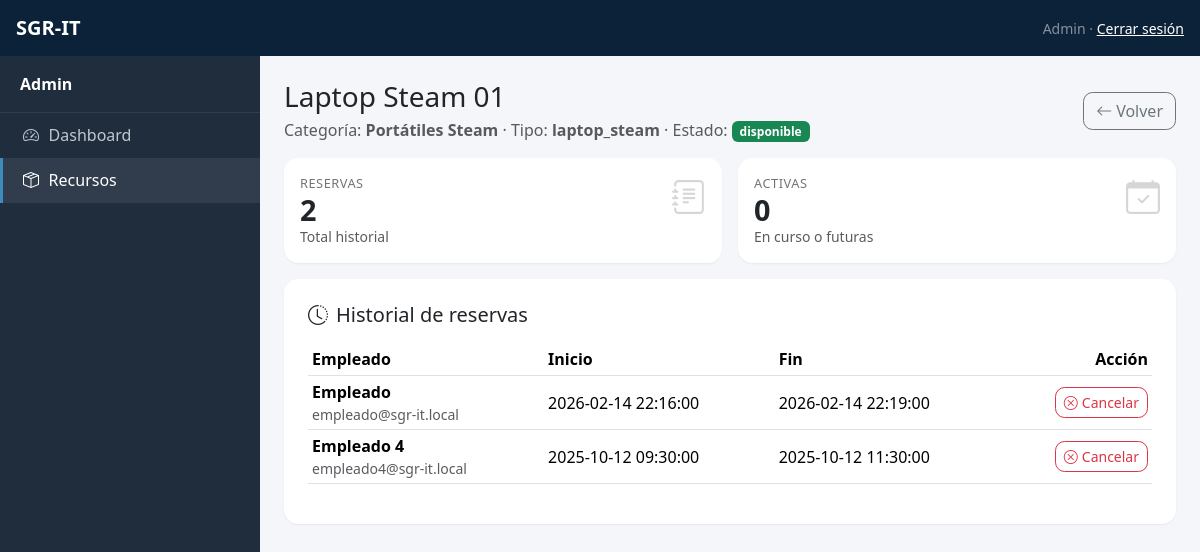
The page /admin/recurso_detalle.php?id=4 (signed in) on the database its author committed.
### tables this page shows
CREATE TABLE `recursos` (
  `id` int(11) NOT NULL,
  `nombre` varchar(150) NOT NULL,
  `tipo` varchar(100) DEFAULT NULL,
  `estado` enum('disponible','en_reparacion') NOT NULL DEFAULT 'disponible',
  `categoria_id` int(11) DEFAULT NULL
);

CREATE TABLE `categorias` (
  `id` int(11) NOT NULL,
  `nombre` varchar(100) NOT NULL
);

CREATE TABLE `reservas` (
  `id` int(11) NOT NULL,
  `usuario_id` int(11) NOT NULL,
  `recurso_id` int(11) NOT NULL,
  `fecha_inicio` datetime NOT NULL,
  `fecha_fin` datetime NOT NULL,
  `creado_en` timestamp NOT NULL DEFAULT current_timestamp()
);

CREATE TABLE `usuarios` (
  `id` int(11) NOT NULL,
  `nombre` varchar(100) NOT NULL,
  `email` varchar(150) NOT NULL,
  `password_hash` varchar(255) NOT NULL,
  `rol` enum('admin','empleado') NOT NULL DEFAULT 'empleado',
  `creado_en` timestamp NOT NULL DEFAULT current_timestamp()
);

### admin/recurso_detalle.php (the view, shortened to what this page needs)
<?php
require __DIR__ . "/../config/db.php";
$recurso_id = (int)($_GET["id"] ?? 0);
$cat = (int)($_GET["cat"] ?? 0);
$stmt = $conn->prepare("
  SELECT r.id, r.nombre, r.tipo, r.estado, c.nombre AS categoria
  FROM recursos r
  LEFT JOIN categorias c ON c.id = r.categoria_id
  WHERE r.id = ?
  LIMIT 1
");
$stmt->bind_param("i", $recurso_id);
$stmt->execute();
$recurso = $stmt->get_result()->fetch_assoc();
$stmt = $conn->prepare("
  SELECT r.id, r.fecha_inicio, r.fecha_fin,
         u.nombre AS usuario_nombre, u.email AS usuario_email
  FROM reservas r
  JOIN usuarios u ON u.id = r.usuario_id
  WHERE r.recurso_id = ?
  ORDER BY r.fecha_inicio DESC
");
$stmt->bind_param("i", $recurso_id);
$stmt->execute();
$historial = $stmt->get_result();
$stmt = $conn->prepare("SELECT COUNT(*) AS c FROM reservas WHERE recurso_id = ?");
$stmt->bind_param("i", $recurso_id);
$stmt->execute();
$total_res = (int)$stmt->get_result()->fetch_assoc()["c"];
$stmt = $conn->prepare("SELECT COUNT(*) AS c FROM reservas WHERE recurso_id = ? AND fecha_fin >= NOW()");
$stmt->bind_param("i", $recurso_id);
$stmt->execute();
$activas_res = (int)$stmt->get_result()->fetch_assoc()["c"];
$volver = "/sgr-it/admin/recursos.php" . ($cat>0 ? "?cat=".$cat : "");
?>
<!doctype html>
<html lang="es">
<head>
<link href="https://cdn.jsdelivr.net/npm/bootstrap@5.3.3/dist/css/bootstrap.min.css" rel="stylesheet">
<link href="https://cdn.jsdelivr.net/npm/bootstrap-icons@1.11.3/font/bootstrap-icons.min.css" rel="stylesheet">
<link href="/sgr-it/assets/css/sgr.css" rel="stylesheet">
</head>
<body>
<nav class="navbar sgr-topbar">
  <div class="container-fluid px-3">
    <span class="navbar-brand text-white fw-bold">SGR-IT</span>
    <div class="text-white-50 small">
      <?php echo htmlspecialchars($_SESSION["nombre"]); ?> ·
      <a class="text-white" href="/sgr-it/logout.php">Cerrar sesión</a>
    </div>
  </div>
</nav>
<div class="sgr-layout">
  <aside class="sgr-sidebar">
    <div class="sgr-brand">Admin</div>
    <nav class="sgr-nav">
      <a href="/sgr-it/admin/dashboard.php"><i class="bi bi-speedometer2"></i>Dashboard</a>
      <a class="active" href="/sgr-it/admin/recursos.php"><i class="bi bi-box-seam"></i>Recursos</a>
    </nav>
  </aside>
  <main class="sgr-content">
    <div class="container-fluid p-3 p-lg-4">
      <div class="d-flex align-items-center justify-content-between mb-3">
        <div>
          <h3 class="mb-1"><?php echo htmlspecialchars($recurso["nombre"]); ?></h3>
          <div class="text-muted">
            Categoría: <span class="fw-semibold"><?php echo htmlspecialchars($recurso["categoria"] ?? ""); ?></span> ·
            Tipo: <span class="fw-semibold"><?php echo htmlspecialchars($recurso["tipo"] ?? ""); ?></span> ·
            Estado:
            <?php if (($recurso["estado"] ?? "") === "disponible"): ?>
              <span class="badge text-bg-success">disponible</span>
            <?php else: ?>
              <span class="badge text-bg-secondary">en_reparación</span>
            <?php endif; ?>
          </div>
        </div>
        <a class="btn btn-outline-secondary" href="<?php echo $volver; ?>">
          <i class="bi bi-arrow-left me-1"></i>Volver
        </a>
      </div>
      <div class="row g-3 mb-3">
        <div class="col-12 col-md-6">
          <div class="card p-3 sgr-stat">
            <div class="sgr-stat-label">Reservas</div>
            <div class="sgr-stat-value"><?php echo $total_res; ?></div>
            <div class="text-muted small">Total historial</div>
            <div class="sgr-stat-icon"><i class="bi bi-journal-text"></i></div>
          </div>
        </div>
        <div class="col-12 col-md-6">
          <div class="card p-3 sgr-stat">
            <div class="sgr-stat-label">Activas</div>
            <div class="sgr-stat-value"><?php echo $activas_res; ?></div>
            <div class="text-muted small">En curso o futuras</div>
            <div class="sgr-stat-icon"><i class="bi bi-calendar-check"></i></div>
          </div>
        </div>
      </div>
      <div class="card p-3 p-lg-4">
        <h5 class="mb-3"><i class="bi bi-clock-history me-2"></i>Historial de reservas</h5>
        <?php if ($historial->num_rows === 0): ?>
          <div class="text-muted">Este recurso no tiene reservas todavía.</div>
        <?php else: ?>
          <div class="table-responsive">
            <table class="table table-sm align-middle">
              <thead>
                <tr>
                  <th>Empleado</th>
                  <th>Inicio</th>
                  <th>Fin</th>
                  <th class="text-end">Acción</th>
                </tr>
              </thead>
              <tbody>
                <?php while ($h = $historial->fetch_assoc()): ?>
                  <tr>
                    <td>
                      <div class="fw-semibold"><?php echo htmlspecialchars($h["usuario_nombre"]); ?></div>
                      <div class="text-muted small"><?php echo htmlspecialchars($h["usuario_email"]); ?></div>
                    </td>
                    <td><?php echo htmlspecialchars($h["fecha_inicio"]); ?></td>
                    <td><?php echo htmlspecialchars($h["fecha_fin"]); ?></td>
                    <td class="text-end">
                      <form method="post" class="d-inline">
                        <button class="btn btn-outline-danger btn-sm"
                                type="submit"
                                onclick="return confirm('¿Cancelar esta reserva?');">
                          <i class="bi bi-x-circle me-1"></i>Cancelar
                        </button>
                      </form>
                    </td>
                  </tr>
                <?php endwhile; ?>
              </tbody>
            </table>
          </div>
        <?php endif; ?>
      </div>
    </div>
  </main>
</div>
</body>
</html>

### assets/css/sgr.css (style rules this page uses)
:root { --sidebar-w: 260px; }
body { background:#f4f6f9; }
.sgr-topbar { background:#0b2239; color:#fff; }
.sgr-layout { display:flex; min-height: 100vh; }
.sgr-sidebar { width: var(--sidebar-w); background:#1f2d3d; color:#c2c7d0; flex: 0 0 var(--sidebar-w); }
.sgr-brand { padding: 1rem 1.25rem; border-bottom: 1px solid rgba(255,255,255,.08); color:#fff; font-weight:700; }
.sgr-nav a { color:#c2c7d0; text-decoration:none; display:flex; align-items:center; gap:.6rem; padding: .65rem 1.25rem; border-left: 3px solid transparent; }
.sgr-nav a.active { background: rgba(255,255,255,.08); color:#fff; border-left-color:#3c8dbc; }
.sgr-content { flex: 1 1 auto; }
.card { border: 0; border-radius: .9rem; box-shadow: 0 1px 2px rgba(0,0,0,.06); }
.table thead th { font-weight:600; }
.sgr-stat { position: relative; overflow: hidden; }
.sgr-stat .sgr-stat-icon { position:absolute; right: 16px; top: 14px; font-size: 34px; opacity: .18; }
.sgr-stat .sgr-stat-label { font-size: .8rem; color: rgba(0,0,0,.55); text-transform: uppercase; letter-spacing: .04em; }
.sgr-stat .sgr-stat-value { font-size: 1.8rem; font-weight: 800; line-height: 1.15; }
.btn { border-radius: .6rem; }

### rows shown on the page
recursos: nombre "Laptop Steam 01", categoria.nombre "Portátiles Steam", tipo "laptop_steam"
reservas: usuario.nombre "Empleado", usuario.email "empleado@sgr-it.local", fecha_inicio "2026-02-14 22:16:00", fecha_fin "2026-02-14 22:19:00"
reservas: usuario.nombre "Empleado 4", usuario.email "empleado4@sgr-it.local", fecha_inicio "2025-10-12 09:30:00", fecha_fin "2025-10-12 11:30:00"

### other values the page prints
$_SESSION["nombre"] "Admin"
$total_res "2"
$activas_res "0"
